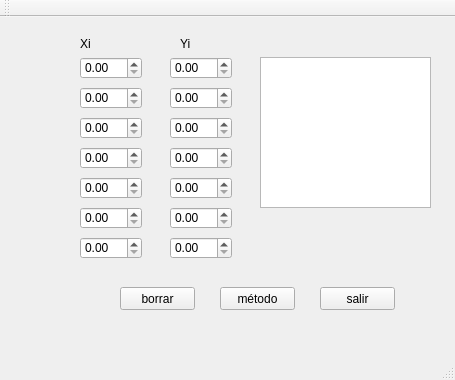
<?xml version="1.0" encoding="UTF-8"?>
<ui version="4.0">
 <class>MainWindow</class>
 <widget class="QMainWindow" name="MainWindow">
  <property name="geometry">
   <rect>
    <x>0</x>
    <y>0</y>
    <width>455</width>
    <height>380</height>
   </rect>
  </property>
  <property name="windowTitle">
   <string>MainWindow</string>
  </property>
  <widget class="QWidget" name="centralWidget">
   <widget class="QDoubleSpinBox" name="x1">
    <property name="geometry">
     <rect>
      <x>80</x>
      <y>40</y>
      <width>62</width>
      <height>22</height>
     </rect>
    </property>
   </widget>
   <widget class="QDoubleSpinBox" name="x2">
    <property name="geometry">
     <rect>
      <x>80</x>
      <y>70</y>
      <width>62</width>
      <height>22</height>
     </rect>
    </property>
   </widget>
   <widget class="QDoubleSpinBox" name="x3">
    <property name="geometry">
     <rect>
      <x>80</x>
      <y>100</y>
      <width>62</width>
      <height>22</height>
     </rect>
    </property>
   </widget>
   <widget class="QDoubleSpinBox" name="x4">
    <property name="geometry">
     <rect>
      <x>80</x>
      <y>130</y>
      <width>62</width>
      <height>22</height>
     </rect>
    </property>
   </widget>
   <widget class="QDoubleSpinBox" name="x5">
    <property name="geometry">
     <rect>
      <x>80</x>
      <y>160</y>
      <width>62</width>
      <height>22</height>
     </rect>
    </property>
   </widget>
   <widget class="QDoubleSpinBox" name="x6">
    <property name="geometry">
     <rect>
      <x>80</x>
      <y>190</y>
      <width>62</width>
      <height>22</height>
     </rect>
    </property>
   </widget>
   <widget class="QDoubleSpinBox" name="x7">
    <property name="geometry">
     <rect>
      <x>80</x>
      <y>220</y>
      <width>62</width>
      <height>22</height>
     </rect>
    </property>
   </widget>
   <widget class="QDoubleSpinBox" name="y1">
    <property name="geometry">
     <rect>
      <x>170</x>
      <y>40</y>
      <width>62</width>
      <height>22</height>
     </rect>
    </property>
   </widget>
   <widget class="QDoubleSpinBox" name="y2">
    <property name="geometry">
     <rect>
      <x>170</x>
      <y>70</y>
      <width>62</width>
      <height>22</height>
     </rect>
    </property>
   </widget>
   <widget class="QDoubleSpinBox" name="y3">
    <property name="geometry">
     <rect>
      <x>170</x>
      <y>100</y>
      <width>62</width>
      <height>22</height>
     </rect>
    </property>
   </widget>
   <widget class="QDoubleSpinBox" name="y4">
    <property name="geometry">
     <rect>
      <x>170</x>
      <y>130</y>
      <width>62</width>
      <height>22</height>
     </rect>
    </property>
   </widget>
   <widget class="QDoubleSpinBox" name="y5">
    <property name="geometry">
     <rect>
      <x>170</x>
      <y>160</y>
      <width>62</width>
      <height>22</height>
     </rect>
    </property>
   </widget>
   <widget class="QDoubleSpinBox" name="y6">
    <property name="geometry">
     <rect>
      <x>170</x>
      <y>190</y>
      <width>62</width>
      <height>22</height>
     </rect>
    </property>
   </widget>
   <widget class="QDoubleSpinBox" name="y7">
    <property name="geometry">
     <rect>
      <x>170</x>
      <y>220</y>
      <width>62</width>
      <height>22</height>
     </rect>
    </property>
   </widget>
   <widget class="QPushButton" name="borrar">
    <property name="geometry">
     <rect>
      <x>120</x>
      <y>270</y>
      <width>75</width>
      <height>23</height>
     </rect>
    </property>
    <property name="text">
     <string>borrar</string>
    </property>
   </widget>
   <widget class="QPushButton" name="metodo">
    <property name="geometry">
     <rect>
      <x>220</x>
      <y>270</y>
      <width>75</width>
      <height>23</height>
     </rect>
    </property>
    <property name="text">
     <string>método</string>
    </property>
   </widget>
   <widget class="QPushButton" name="salir">
    <property name="geometry">
     <rect>
      <x>320</x>
      <y>270</y>
      <width>75</width>
      <height>23</height>
     </rect>
    </property>
    <property name="text">
     <string>salir</string>
    </property>
   </widget>
   <widget class="QTextEdit" name="text">
    <property name="geometry">
     <rect>
      <x>260</x>
      <y>40</y>
      <width>171</width>
      <height>151</height>
     </rect>
    </property>
   </widget>
   <widget class="QLabel" name="label">
    <property name="geometry">
     <rect>
      <x>80</x>
      <y>20</y>
      <width>47</width>
      <height>13</height>
     </rect>
    </property>
    <property name="text">
     <string>Xi</string>
    </property>
   </widget>
   <widget class="QLabel" name="label_2">
    <property name="geometry">
     <rect>
      <x>180</x>
      <y>20</y>
      <width>47</width>
      <height>13</height>
     </rect>
    </property>
    <property name="text">
     <string>Yi</string>
    </property>
   </widget>
  </widget>
  <widget class="QMenuBar" name="menuBar">
   <property name="geometry">
    <rect>
     <x>0</x>
     <y>0</y>
     <width>455</width>
     <height>21</height>
    </rect>
   </property>
  </widget>
  <widget class="QToolBar" name="mainToolBar">
   <attribute name="toolBarArea">
    <enum>TopToolBarArea</enum>
   </attribute>
   <attribute name="toolBarBreak">
    <bool>false</bool>
   </attribute>
  </widget>
  <widget class="QStatusBar" name="statusBar"/>
 </widget>
 <layoutdefault spacing="6" margin="11"/>
 <resources/>
 <connections/>
</ui>
